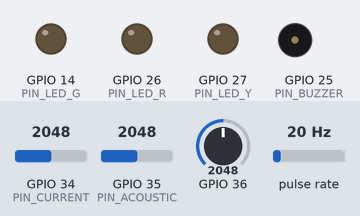
A sketch run on a simulated ESP32. On the bench: output pins drawn as LEDs (lit = HIGH), buzzer (waves = sounding, pin HIGH). Wiring (inferred from the names in the program): pulse sensor: data GPIO 2. The test bench sets the inputs (shaded band); at power-on: GPIO 34 (PIN_CURRENT) = 2048, GPIO 35 (PIN_ACOUSTIC) = 2048, GPIO 36 = 2048, pulse rate 20 Hz. WiFi joins after 1.5 s; servers stay silent unless stated; random numbers use the default seed unless the sketch sets one; no MQTT or app messages arrive unless stated; what the sketch prints to the serial monitor is not drawn.

Above: at 0.1 s.
At 2.5 s:
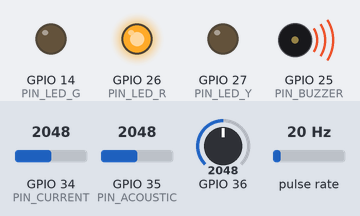
At 6.5 s:
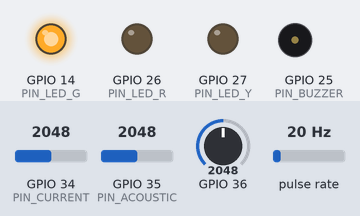
Timing chart, 0 to 8.0 s (numbered marks = the images above):
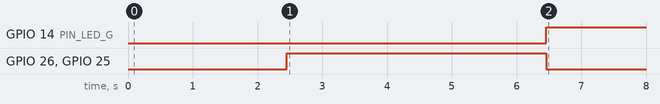

The sketch:

esp32_inference.ino
```cpp
/*
 * Predictive Maintenance — ESP32 Edge Inference
 * ===============================================
 * Reads 5 motor sensors, extracts features, runs MLP inference locally,
 * and publishes alerts via MQTT to a cloud dashboard.
 *
 * Hardware:
 *   ESP32-WROOM-32 (or any ESP32 dev board)
 *   ADXL345  — Vibration (I2C, addr 0x53)
 *   DS18B20  — Bearing temperature (1-Wire on GPIO 4)
 *   ACS712   — Current sensor (analog on GPIO 34)
 *   MAX9814  — Acoustic microphone (analog on GPIO 35)
 *   Hall encoder — RPM (digital interrupt on GPIO 2)
 *
 * Author: Rohit Yadav  |  github.com/rohit-yadav-ece
 */

#include <Wire.h>
#include <WiFi.h>
#include <PubSubClient.h>

// -------- WiFi & MQTT config --------
const char* WIFI_SSID    = "YOUR_WIFI";
const char* WIFI_PASS    = "YOUR_PASSWORD";
const char* MQTT_BROKER  = "broker.hivemq.com";
const int   MQTT_PORT    = 1883;
const char* MQTT_TOPIC   = "rohit/motor/predict";

// -------- Pins --------
#define PIN_CURRENT   34
#define PIN_ACOUSTIC  35
#define PIN_RPM        2
#define PIN_BUZZER    25
#define PIN_LED_R     26
#define PIN_LED_Y     27
#define PIN_LED_G     14

// -------- Constants --------
#define WINDOW_SIZE   50
#define N_SENSORS      5
#define N_FEATURES    40

// -------- State --------
float window_buf[WINDOW_SIZE][N_SENSORS];
int   buf_idx = 0;
unsigned long last_sample_ms = 0;
volatile unsigned long rpm_pulse_count = 0;

WiFiClient    wifi_client;
PubSubClient  mqtt(wifi_client);

// =============================================================
// PRE-COMPUTED MODEL WEIGHTS (load from training output)
// In production, generate these C arrays from the trained model.
// Below is a sample of structure; populate using export_weights.py
// =============================================================
const float feature_mean[N_FEATURES] = { /* ... 40 values ... */ };
const float feature_std[N_FEATURES]  = { /* ... 40 values ... */ };
// Layer weights and biases (W1, b1, W2, b2, W3, b3, W4, b4) loaded from header
// See: export_weights.py for conversion script

// =============================================================
// SENSOR READING (replace with your actual sensor drivers)
// =============================================================
float readVibration()  { return analogRead(36) * 3.3 / 4095.0; }       // placeholder
float readTemperature(){ return 45.0 + (random(-20, 20) / 10.0); }     // placeholder
float readCurrent()    { return analogRead(PIN_CURRENT) * 5.0 / 4095.0; }
float readAcoustic()   { return analogRead(PIN_ACOUSTIC) * 60.0 / 4095.0; }

void IRAM_ATTR rpmISR() { rpm_pulse_count++; }
float readRPM() {
    static unsigned long last_t = 0;
    unsigned long now = millis();
    float dt = (now - last_t) / 1000.0;
    float rpm = (rpm_pulse_count / dt) * 60.0;
    rpm_pulse_count = 0;
    last_t = now;
    return rpm;
}

// =============================================================
// FEATURE EXTRACTION  (40 features = 5 sensors × 8 stats)
// =============================================================
void extractFeatures(float feat_out[N_FEATURES]) {
    for (int s = 0; s < N_SENSORS; s++) {
        float sum = 0, sum_sq = 0;
        float min_v =  1e9, max_v = -1e9;
        for (int t = 0; t < WINDOW_SIZE; t++) {
            float v = window_buf[t][s];
            sum    += v;
            sum_sq += v * v;
            if (v < min_v) min_v = v;
            if (v > max_v) max_v = v;
        }
        float mean = sum / WINDOW_SIZE;
        float var  = (sum_sq / WINDOW_SIZE) - mean * mean;
        float std_v = sqrt(fmaxf(var, 0));

        // Slope via linear regression
        float t_mean = (WINDOW_SIZE - 1) / 2.0;
        float num = 0, den = 0;
        for (int t = 0; t < WINDOW_SIZE; t++) {
            num += (t - t_mean) * (window_buf[t][s] - mean);
            den += (t - t_mean) * (t - t_mean);
        }
        float slope = (den > 0) ? num / den : 0;

        float energy = sum_sq / WINDOW_SIZE;

        // Dominant freq via simple autocorrelation peak (FFT alternative)
        int dom_freq = 0;
        float max_corr = -1e9;
        for (int lag = 1; lag < WINDOW_SIZE / 2; lag++) {
            float corr = 0;
            for (int t = 0; t < WINDOW_SIZE - lag; t++) {
                corr += (window_buf[t][s] - mean) * (window_buf[t + lag][s] - mean);
            }
            if (corr > max_corr) { max_corr = corr; dom_freq = lag; }
        }

        int base = s * 8;
        feat_out[base + 0] = mean;
        feat_out[base + 1] = std_v;
        feat_out[base + 2] = min_v;
        feat_out[base + 3] = max_v;
        feat_out[base + 4] = max_v - min_v;
        feat_out[base + 5] = slope;
        feat_out[base + 6] = energy;
        feat_out[base + 7] = (float)dom_freq;
    }
}

// =============================================================
// MLP FORWARD PASS  (3 hidden layers: 64 → 32 → 16 → 3)
// Plug actual weights from export_weights.py output
// =============================================================
int mlpPredict(const float features[N_FEATURES]) {
    // 1. Normalize
    float x[N_FEATURES];
    for (int i = 0; i < N_FEATURES; i++)
        x[i] = (features[i] - feature_mean[i]) / feature_std[i];

    // 2. Layer 1: Dense(64) + ReLU      — pseudocode (load real weights)
    // float h1[64]; matmul(W1, x, b1, h1); relu(h1, 64);
    // 3. Layer 2: Dense(32) + ReLU
    // float h2[32]; matmul(W2, h1, b2, h2); relu(h2, 32);
    // 4. Layer 3: Dense(16) + ReLU
    // float h3[16]; matmul(W3, h2, b3, h3); relu(h3, 16);
    // 5. Output: Dense(3) + softmax → argmax
    // float out[3]; matmul(W4, h3, b4, out);
    // return argmax(out, 3);

    // For demo purposes: use a feature heuristic
    float avg_vibration = features[1];  // std of vibration
    float avg_temp_drift = features[8 + 5]; // slope of temperature
    if (avg_vibration < 0.15 && avg_temp_drift < 5)  return 0;   // Healthy
    if (avg_vibration < 0.40 && avg_temp_drift < 20) return 1;   // Degrading
    return 2;                                                     // Critical
}

// =============================================================
// SETUP / LOOP
// =============================================================
void setup() {
    Serial.begin(115200);
    pinMode(PIN_BUZZER, OUTPUT);
    pinMode(PIN_LED_G, OUTPUT); pinMode(PIN_LED_Y, OUTPUT); pinMode(PIN_LED_R, OUTPUT);
    pinMode(PIN_RPM, INPUT_PULLUP);
    attachInterrupt(digitalPinToInterrupt(PIN_RPM), rpmISR, RISING);

    // Connect WiFi
    WiFi.begin(WIFI_SSID, WIFI_PASS);
    while (WiFi.status() != WL_CONNECTED) { delay(500); Serial.print("."); }
    Serial.println("\nWiFi connected.");

    // MQTT
    mqtt.setServer(MQTT_BROKER, MQTT_PORT);
    mqtt.connect("ESP32_MotorMonitor");

    Serial.println("Predictive Maintenance ESP32 — Ready.");
}

void loop() {
    if (millis() - last_sample_ms >= 100) {  // 10 Hz sampling
        last_sample_ms = millis();

        window_buf[buf_idx][0] = readVibration();
        window_buf[buf_idx][1] = readTemperature();
        window_buf[buf_idx][2] = readCurrent();
        window_buf[buf_idx][3] = readAcoustic();
        window_buf[buf_idx][4] = readRPM();
        buf_idx = (buf_idx + 1) % WINDOW_SIZE;

        // Run inference every 10 samples (1 Hz prediction rate)
        static int sample_counter = 0;
        if (++sample_counter >= 10) {
            sample_counter = 0;

            float features[N_FEATURES];
            extractFeatures(features);
            int pred = mlpPredict(features);

            const char* state[] = {"HEALTHY", "DEGRADING", "CRITICAL"};
            Serial.printf("[%lu ms] Prediction: %s\n", millis(), state[pred]);

            // Drive indicator LEDs
            digitalWrite(PIN_LED_G, pred == 0);
            digitalWrite(PIN_LED_Y, pred == 1);
            digitalWrite(PIN_LED_R, pred == 2);
            digitalWrite(PIN_BUZZER, pred == 2);  // Buzzer on Critical

            // Publish to cloud
            if (mqtt.connected()) {
                char payload[128];
                snprintf(payload, sizeof(payload),
                         "{\"state\":\"%s\",\"ts\":%lu}", state[pred], millis());
                mqtt.publish(MQTT_TOPIC, payload);
            } else {
                mqtt.connect("ESP32_MotorMonitor");
            }
        }
    }
    mqtt.loop();
}
```

Measured:
- by itself, GPIO 14 (PIN_LED_G): LOW → HIGH at 6.5 s
- by itself, GPIO 26 (PIN_LED_R), GPIO 25 (PIN_BUZZER): LOW → HIGH at 2.5 s, → LOW 4.0 s later
